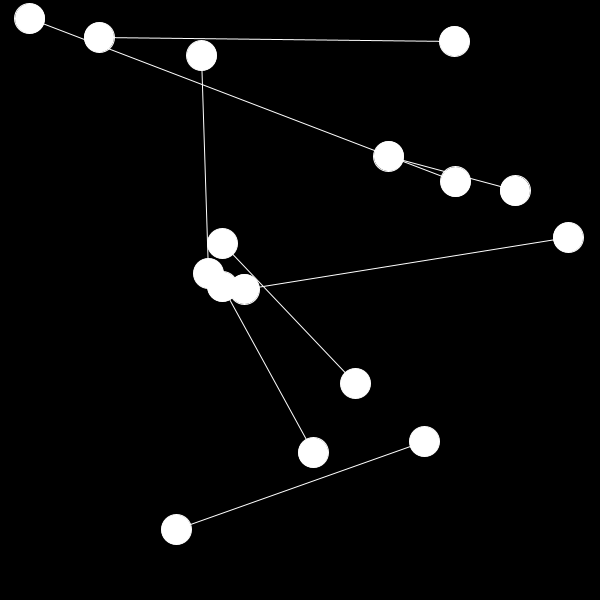
Frame 1 (no input)
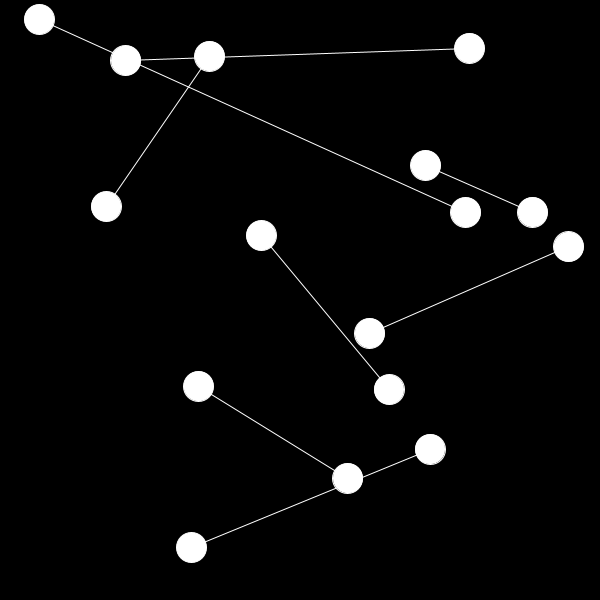
Frame 60 (the mouse pressed at the canvas centre just before this capture)
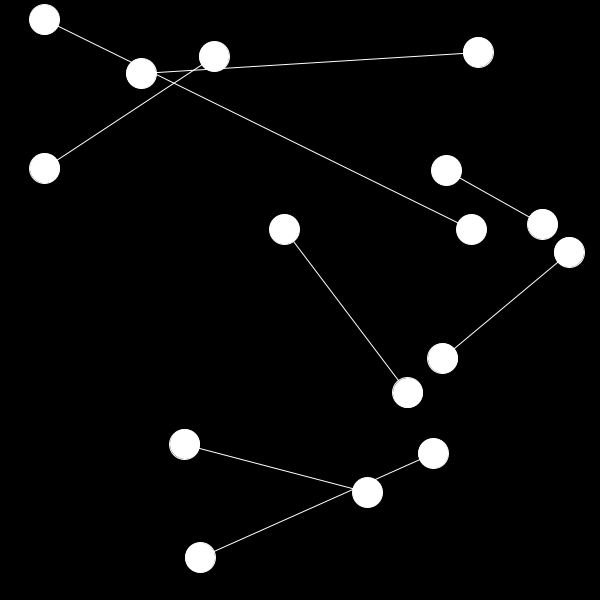
Frame 120 (the mouse held since frame 60 and released just before this capture)

The Processing sketch that drew these frames (run headless with seeded random() and noise(); from frame 60 on, the mouse is pressed at the canvas centre):

// Processing sketch: frizione_3
// ── frizione_3.pde
particella[] e = new particella[16];

void setup() {
  size(600, 600);
  for (int i=0; i<e.length; i++) {
    e[i] = new particella(i, e);
    e[i].posizione = new PVector(random(width),random(height));
    e[i].velocita = new PVector(random(0.5),random(0.5));
  }
}

void draw() {
  background(0);
  stroke(255);
  for (int i=0; i<e.length; i++) {
    e[i].collide();
    e[i].muovi();
  }
  for (int i=0; i<e.length; i+=2) {
    line(e[i].posizione.x, e[i].posizione.y, 
      e[i+1].posizione.x, e[i+1].posizione.y);
  }
}

void mouseDragged() {
  for (int i=0; i<e.length; i++) {
    if (dist(mouseX, mouseY, e[i].posizione.x, e[i].posizione.y)<20) {
      e[i].frizione = 0.5;
      e[i].velocita.x = mouseX-pmouseX;
      e[i].velocita.y = mouseY-pmouseY;
    }
  }
}

class particella {
  PVector posizione;
  PVector velocita;
  int dimensione = 30;
  float frizione =0.5 ;
  particella[] altre_particelle;
  int identificativo;

  particella(int idin, particella[] altrein) {
    identificativo = idin;
    altre_particelle = altrein;
  }

  void muovi() {
    posizione.x += velocita.x/frizione;
    posizione.y += velocita.y/frizione;
    if (posizione.x>width-dimensione/2||posizione.x<dimensione/2) {
      velocita.x*=-1;
    }
    if (posizione.y>height-dimensione/2||posizione.y<dimensione/2) {
      velocita.y*=-1;
    }
    fill(255);
    ellipse(posizione.x, posizione.y, dimensione, dimensione);
    frizione+=0.01;
  }

  void collide() {
    for (int i=0; i<e.length; i++) {
      if (dist(posizione.x, posizione.y, 
        altre_particelle[i].posizione.x, altre_particelle[i].posizione.y)<
        dimensione) {
        float angolo = atan2(altre_particelle[i].posizione.y-posizione.y, 
          altre_particelle[i].posizione.x-posizione.x);
        float target_x = posizione.x + cos(angolo)*2*dimensione;
        float target_y = posizione.y + sin(angolo)*2*dimensione;
        float ax = 0.01 * (target_x - altre_particelle[i].posizione.x) * frizione;
        float ay = 0.01 * (target_y - altre_particelle[i].posizione.y) * frizione;
        velocita.x -= ax;
        velocita.y -= ay;
        altre_particelle[i].velocita.x +=ax;
        altre_particelle[i].velocita.y +=ay;
      }
    }
  }
}
